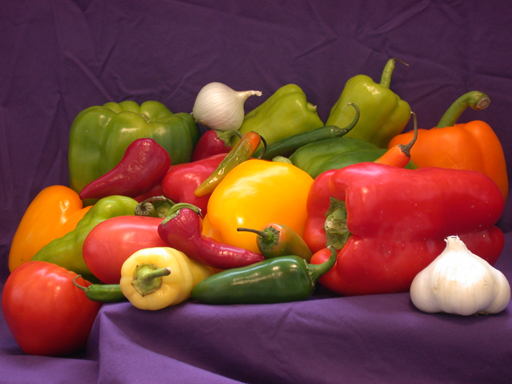
%> input picture sample_images/peppers.png, 512 x 384 px
$ octave --eval "result = grayToColor(imread('../sample_images/peppers.png'));"   (GNU Octave 9; MATLAB toolbox functions it lacks are replaced by stand-ins)
%> lines starting %> are read from the running program, lines starting %| are printed output that depends on the picture
### core/toDouble.m
function D = toDouble(I)
%TODOUBLE Convert an image of any class to double in the range [0,1].
%   Equivalent to im2double, written in base MATLAB:
%     uint8   0..255   -> 0..1
%     uint16  0..65535 -> 0..1
%     logical          -> 0 or 1
%     double/single    -> unchanged (assumed already in [0,1])

if isa(I, 'double')
    D = I;
elseif isa(I, 'single') || islogical(I)
    D = double(I);
elseif isinteger(I)
    lo = double(intmin(class(I)));
%> lo = 0
    hi = double(intmax(class(I)));
%> hi = 255
    D = (double(I) - lo) / (hi - lo);
else
    error('ImageLab:invalidImage', 'Unsupported image class "%s".', class(I));
end
end

### core/toGray.m
function G = toGray(I)
%TOGRAY Convert an RGB image to grayscale (double, [0,1]).
%   Uses the ITU-R BT.601 luminance weights, the same weights as rgb2gray:
%       Y = 0.2989 R + 0.5870 G + 0.1140 B
%   Grayscale input is returned unchanged (converted to double).

I = toDouble(I);
if size(I, 3) == 3
    G = 0.298936021293775 * I(:,:,1) + ...
        0.587043074451121 * I(:,:,2) + ...
        0.114020904255103 * I(:,:,3);
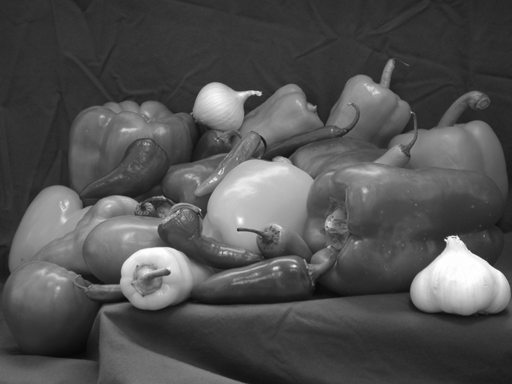
%> G: size 384x512 double; min 0.0301, max 1, mean 0.32
else
    G = I(:,:,1);
end
end

### color/grayToColor.m
function [J, curves] = grayToColor(I, frequency, phases)
%GRAYTOCOLOR Pseudocolour by three independent intensity-to-colour transformations.
%   [J, curves] = grayToColor(I, frequency, phases)
%   Every grey level r is sent through three different functions, one per
%   primary (Gonzalez & Woods use phase-shifted sinusoids):
%       R = |sin(2*pi*frequency*r + phases(1))|   (same for G and B)
%   Grey levels where the three curves differ get very different colours,
%   so material with a particular intensity (e.g. explosives in an X-ray
%   bag scan) stands out.
%   curves - 256-by-3 transfer functions (for plotting)

if nargin < 2 || isempty(frequency), frequency = 1; end
if nargin < 3 || isempty(phases), phases = [0, pi / 3, 2 * pi / 3]; end
G = toGray(I);
r = (0:255)' / 255;
curves = zeros(256, 3);
J = zeros([size(G) 3]);
for c = 1:3
    curves(:, c) = abs(sin(2 * pi * frequency * r + phases(c)));
    J(:,:,c) = abs(sin(2 * pi * frequency * G + phases(c)));
end
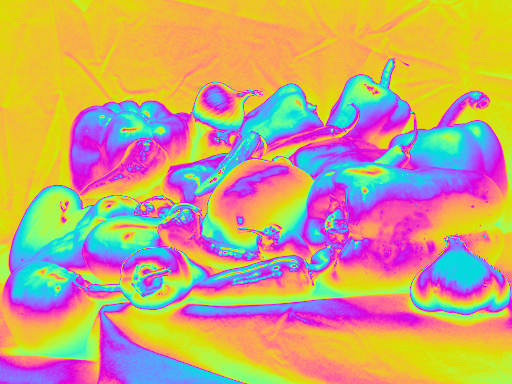
%> J: size 384x512x3 double; mean R, G, B 0.779, 0.648, 0.472
%> after the loop, curves = 256 rows, first 12: [0 0.866 0.866; 0.0246 0.878 0.853; 0.0493 0.89 0.84; 0.0739 0.901 0.827; 0.0984 0.911 0.813; 0.123 0.921 0.798; 0.147 0.93 0.783; 0.172 0.939 0.767; 0.196 0.947 0.751; 0.22 0.955 0.735; 0.244 0.962 0.718; 0.268 0.968 0.701]
end
